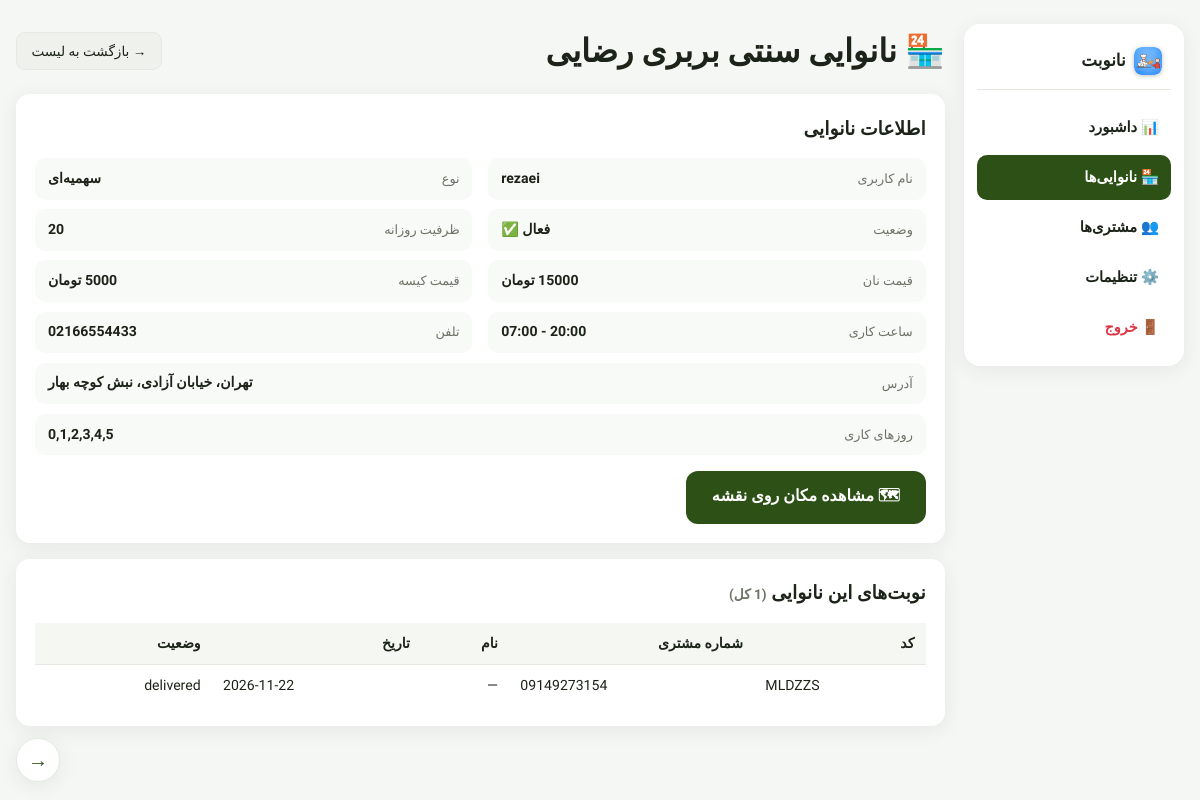
Screenshot of /admin/bakeries/1 (signed in) with the database file from the repository.
### models.py (models this page shows, shortened)
class Bakery(db.Model):
    __tablename__ = 'bakeries'
    id = db.Column(db.Integer, primary_key=True)
    name = db.Column(db.String(200), nullable=False)
    address = db.Column(db.String(300), nullable=False)
    phone = db.Column(db.String(20))
    latitude = db.Column(db.Float, nullable=False)
    longitude = db.Column(db.Float, nullable=False)
    bakery_type = db.Column(db.String(20), nullable=False, default='free')  # share/free
    status = db.Column(db.String(20), default='approved')  # pending/approved/rejected
    username = db.Column(db.String(80), unique=True, nullable=True)
    password_hash = db.Column(db.String(200), nullable=True)
    is_active = db.Column(db.Boolean, default=True)
    price_per_loaf = db.Column(db.Integer, nullable=False, default=0)
    price_per_bag = db.Column(db.Integer, nullable=False, default=0)
    working_hours_start = db.Column(db.String(5), default='06:00')
    working_hours_end = db.Column(db.String(5), default='18:00')
    working_days = db.Column(db.String(20), default='0,1,2,3,4,5')
    holidays = db.Column(db.String(200), default='')
    daily_capacity = db.Column(db.Integer, default=20)
    accepting_reservations = db.Column(db.Boolean, default=True)
    created_at = db.Column(db.DateTime, default=datetime.utcnow)
    reservations = db.relationship('Reservation', backref='bakery', lazy=True)

class Reservation(db.Model):
    __tablename__ = 'reservations'
    id = db.Column(db.Integer, primary_key=True)
    code = db.Column(db.String(20), unique=True, nullable=False)
    delivery_code = db.Column(db.String(20), unique=True, nullable=False)
    bakery_id = db.Column(db.Integer, db.ForeignKey('bakeries.id'), nullable=False)
    user_id = db.Column(db.Integer, db.ForeignKey('users.id'), nullable=True)
    user_phone = db.Column(db.String(20), nullable=False)
    reservation_date = db.Column(db.Date, nullable=False)
    loaf_count = db.Column(db.Integer, nullable=False, default=1)
    bag_count = db.Column(db.Integer, nullable=False, default=0)
    bread_type = db.Column(db.String(50), default='بربری')
    status = db.Column(db.String(20), default='pending')  # pending/ready/waiting_confirm/delivered/cancelled
    total_price = db.Column(db.Integer, nullable=False, default=0)
    created_at = db.Column(db.DateTime, default=datetime.utcnow)

### admin_routes.py (the view)
@admin_bp.route('/admin/bakeries/<int:bakery_id>')
def bakery_detail(bakery_id):
    if not is_admin():
        return redirect(url_for('admin.login'))
    bakery = Bakery.query.get_or_404(bakery_id)
    reservations = Reservation.query.filter_by(bakery_id=bakery.id).order_by(
        Reservation.created_at.desc()).limit(50).all()
    total_res = Reservation.query.filter_by(bakery_id=bakery.id).count()
    user_ids = {r.user_id for r in reservations if r.user_id}
    users_map = {}
    if user_ids:
        for u in User.query.filter(User.id.in_(user_ids)).all():
            users_map[u.id] = u.name or '—'
    return render_template('admin_bakery_detail.html', bakery=bakery,
                           reservations=reservations, total_res=total_res,
                           users_map=users_map)

### admin_routes.py (called while the page is built)
def is_admin():
    return session.get('admin') is True

### templates/admin_bakery_detail.html (shortened to what this page needs)
{% extends "base.html" %}
{% block head %}
<link rel="stylesheet" href="{{ static_v('leaflet/leaflet.css') }}">
{% endblock %}
{% block content %}
<div class="admin-shell">
    <aside class="admin-sidebar">
        <div class="admin-brand">
            <img src="/static/icons/icon-192.png" class="logo-icon" alt="">
            <b>نانوبت</b>
        </div>
        <nav class="admin-side-nav">
            <a href="/admin">📊 داشبورد</a>
            <a href="/admin/bakeries" class="active">🏪 نانوایی‌ها</a>
            <a href="/admin/customers">👥 مشتری‌ها</a>
            <a href="/admin/settings">⚙️ تنظیمات</a>
        </nav>
        <a href="/admin/logout" class="admin-exit">🚪 خروج</a>
    </aside>
    <div class="admin-main">
        <div class="admin-header">
            <h1>🏪 {{ bakery.name }}</h1>
            <a href="/admin/bakeries" class="btn-small">→ بازگشت به لیست</a>
        </div>
        <div class="panel" style="margin-bottom:1rem">
            <h3 style="margin-bottom:0.8rem">اطلاعات نانوایی</h3>
            <div class="detail-grid">
                <div class="detail-item"><span class="detail-label">نام کاربری</span><span class="detail-value" dir="ltr">{{ bakery.username }}</span></div>
                <div class="detail-item"><span class="detail-label">نوع</span><span class="detail-value">{{ 'سهمیه‌ای' if bakery.bakery_type=='share' else 'آزاد' }}</span></div>
                <div class="detail-item"><span class="detail-label">وضعیت</span><span class="detail-value">{{ 'فعال ✅' if bakery.is_active else 'غیرفعال ⛔' }}</span></div>
                <div class="detail-item"><span class="detail-label">ظرفیت روزانه</span><span class="detail-value">{{ bakery.daily_capacity }}</span></div>
                <div class="detail-item"><span class="detail-label">قیمت نان</span><span class="detail-value">{{ bakery.price_per_loaf }} تومان</span></div>
                <div class="detail-item"><span class="detail-label">قیمت کیسه</span><span class="detail-value">{{ bakery.price_per_bag }} تومان</span></div>
                <div class="detail-item"><span class="detail-label">ساعت کاری</span><span class="detail-value" dir="ltr">{{ bakery.working_hours_start }} - {{ bakery.working_hours_end }}</span></div>
                <div class="detail-item"><span class="detail-label">تلفن</span><span class="detail-value" dir="ltr">{{ bakery.phone or '—' }}</span></div>
                <div class="detail-item span2"><span class="detail-label">آدرس</span><span class="detail-value">{{ bakery.address }}</span></div>
                <div class="detail-item span2"><span class="detail-label">روزهای کاری</span><span class="detail-value" dir="ltr">{{ bakery.working_days }}</span></div>
            </div>
            <button class="btn-primary" style="margin-top:1rem" onclick="openMap()">🗺 مشاهده مکان روی نقشه</button>
        </div>
        <div class="panel">
            <h3 style="margin-bottom:0.8rem">نوبت‌های این نانوایی <span class="muted">({{ total_res }} کل)</span></h3>
            <table class="admin-table">
                <tr><th>کد</th><th>شماره مشتری</th><th>نام</th><th>تاریخ</th><th>وضعیت</th></tr>
                {% for r in reservations %}
                <tr>
                    <td dir="ltr">{{ r.code }}</td>
                    <td dir="ltr">{{ r.user_phone }}</td>
                    <td>{{ users_map.get(r.user_id, '—') }}</td>
                    <td dir="ltr">{{ r.reservation_date }}</td>
                    <td>{{ r.status }}</td>
                </tr>
                {% endfor %}
            </table>
        </div>
    </div>
</div>
{% endblock %}

### static/css/style.css (style rules this page uses)
:root { --primary: #2d5016; --primary-dark: #1f3a0e; --primary-light: #4a7c2e; --accent: #ff6b35; --bg: #f5f7f5; --card: #ffffff; --text: #1c2318; --text-light: #6b7366; --border: #e4e9e2; --success: #28a745; --danger: #dc3545; --info: #0b5ed7; --warning: #ffc107; --shadow: 0 4px 20px rgba(30, 45, 20, 0.08); --radius: 16px; }
* { margin: 0; padding: 0; box-sizing: border-box; }
body { font-family: 'Vazirmatn', Tahoma, sans-serif; background: var(--bg); color: var(--text); min-height: 100vh; direction: rtl; line-height: 1.7; -webkit-font-smoothing: antialiased; }
a { color: inherit; }
.logo-icon { width: 28px; height: 28px; border-radius: 8px; box-shadow: 0 1px 4px rgba(0,0,0,0.25); }
.btn-primary { background: var(--primary); color: #fff; border: none; padding: 0.8rem 1.6rem; border-radius: 12px; font-size: 1rem; font-weight: 600; font-family: inherit; cursor: pointer; text-decoration: none; display: inline-block; text-align: center; transition: background 0.2s, transform 0.1s; }
.btn-small { background: #eef1ec; color: var(--text); border: 1px solid var(--border); padding: 0.4rem 0.9rem; border-radius: 9px; font-size: 0.85rem; font-family: inherit; cursor: pointer; transition: background 0.2s; text-decoration: none; display: inline-block; }
.muted { color: var(--text-light); font-size: 0.85rem; }
.admin-header { display: flex; justify-content: space-between; align-items: center; margin-bottom: 1rem; flex-wrap: wrap; gap: 0.6rem; }
.panel { background: #fff; border-radius: 14px; box-shadow: var(--shadow); padding: 1.2rem; }
.panel h3 { margin-bottom: 0.9rem; }
.admin-table { width: 100%; border-collapse: collapse; font-size: 0.88rem; }
.admin-table th { text-align: right; padding: 0.55rem 0.7rem; background: #f4f7f2; font-weight: 700; }
.admin-table td { padding: 0.55rem 0.7rem; border-top: 1px solid var(--border); }
.admin-shell { display: flex; gap: 1.2rem; align-items: flex-start; }
.admin-sidebar { width: 220px; flex-shrink: 0; background: #fff; border-radius: var(--radius); box-shadow: var(--shadow); padding: 1rem 0.8rem; display: flex; flex-direction: column; gap: 0.4rem; position: sticky; top: 1rem; }
.admin-brand { display: flex; align-items: center; gap: 0.5rem; padding: 0.4rem 0.6rem 0.9rem; border-bottom: 1px solid var(--border); margin-bottom: 0.5rem; font-size: 1.05rem; }
.admin-side-nav { display: flex; flex-direction: column; gap: 0.25rem; }
.admin-side-nav a { text-decoration: none; color: var(--text); padding: 0.65rem 0.75rem; border-radius: 10px; font-size: 0.92rem; font-weight: 600; transition: background 0.15s; }
.admin-side-nav a.active { background: var(--primary); color: #fff; }
.admin-exit { margin-top: auto; text-decoration: none; color: var(--danger); padding: 0.6rem 0.75rem; border-radius: 10px; font-size: 0.9rem; font-weight: 700; }
.admin-main { flex: 1; min-width: 0; }
.detail-grid { display: grid; grid-template-columns: 1fr 1fr; gap: 0.6rem 1rem; }
.detail-item { background: #f8faf7; border-radius: 10px; padding: 0.55rem 0.8rem; display: flex; justify-content: space-between; align-items: center; gap: 0.6rem; }
.detail-item.span2 { grid-column: span 2; }
.detail-label { color: var(--text-light); font-size: 0.8rem; white-space: nowrap; }
.detail-value { font-weight: 600; font-size: 0.88rem; text-align: left; }

### rows the page displays
Bakery: name "نانوایی سنتی بربری رضایی", username "rezaei", bakery_type "سهمیه‌ای", is_active "فعال ✅", daily_capacity "20", price_per_loaf "15000", price_per_bag "5000", working_hours_start "07:00", working_hours_end "20:00", phone "02166554433", address "تهران، خیابان آزادی، نبش کوچه بهار", working_days "0,1,2,3,4,5"
Reservation: code "MLDZZS", user_phone "09149273154", get "—", reservation_date "2026-11-22", status "delivered"

### other values shown
{{ total_res }} "1"
